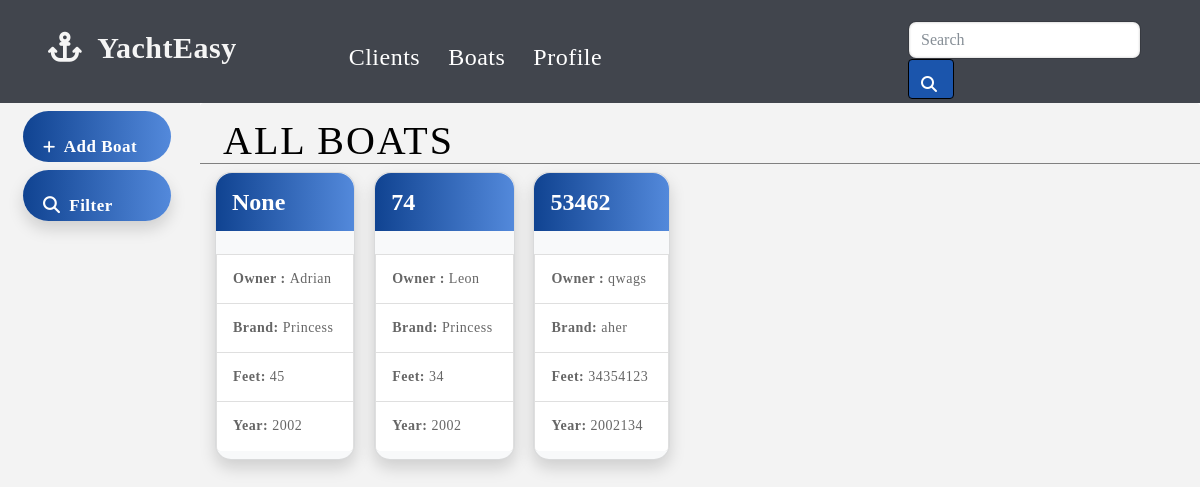
The page /Leon/boats_home on the database as committed earlier.
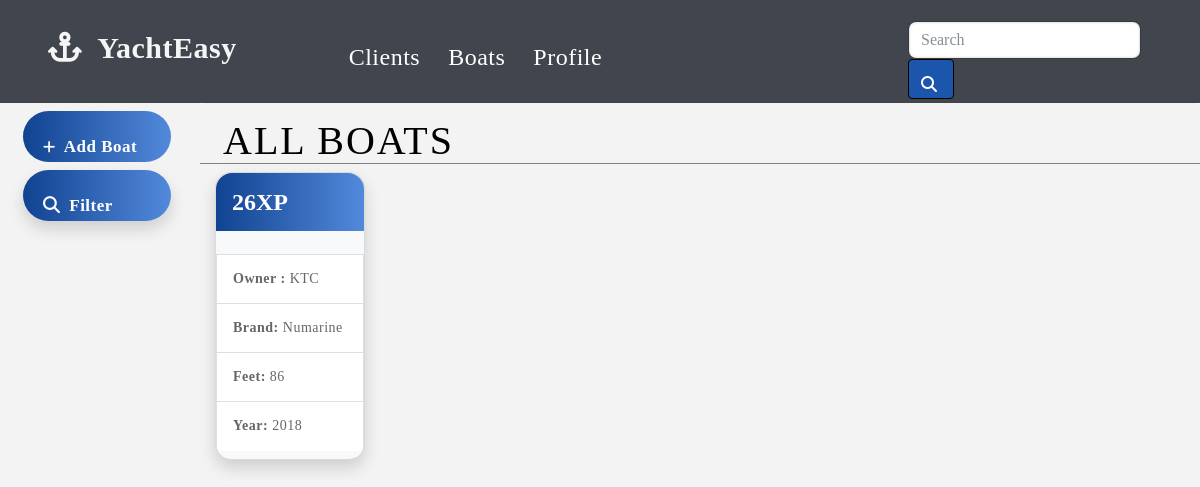
The same page on the database as committed later.
### boats/models.py (models this page shows, shortened)
class Boat(models.Model):
    user = models.ForeignKey(User, on_delete= models.CASCADE, )
    owner = models.CharField(max_length = 200, null = True)
    brand = models.CharField(max_length= 200, null = True)
    model = models.CharField(max_length = 200, null = True, )
    size = models.IntegerField( null = True)
    year = models.IntegerField(null= True)
    engine = models.CharField(max_length= 200, null = True)
    engine_hours = models.IntegerField( null = True)
    equipment = models.CharField(max_length= 1000, null = True)
    price = models.CharField(max_length=200, null = True)
    location = models.CharField(max_length= 200, null = True)
    photo = CloudinaryField(folder = 'boats', null = True)
    description = models.CharField(max_length=2000, null = True)

### boats/views.py (the view)
def boatsHome(request, username):
    user = User.objects.get(username = username)
    boats = Boat.objects.filter(user = user)
    return render(request, 'boats.html', {'user': user, 'boats': boats,})

### templates/boats.html (shortened to what this page needs)
{% extends 'base.html' %}
{% load cloudinary %}
{% block content %}
<div class="container-fluid" >
    <div class="row">
      <div class=" col-12 col-lg-2  pb-0  pr-2 left-side buttonsContainerBoats " style = " border: 0px solid white;background-color: rgb(243, 243, 243);">
        <a href="{% url 'addBoat' user.username %} " class="btn clientsBtn btn-animation-1  mt-2 col-4 col-lg-10 ml-2 font-weight-bold" style = " border:0px solid black !important;; font-size: 17px "> <span style = "font-size : 14px">  <i class="fas fa-plus mr-1" id ="plusIcon" > </i> </span>  Add Boat</a>
          <a href="{% url 'filterBoats' user.username %} " class="btn clientsBtn btn-animation-1 mt-2 col-4 col-lg-10 ml-2 shadow font-weight-bold justify-content-center" style = "border:0px solid black !important; font-size: 17px;font-size: 17px "> <i class="fas fa-search mr-1"></i> Filter </a>
        </div>
      <div class = "  col-12 col-lg-10 pt-0 pr-0 pl-0  rounded" id = "clientsDiv" style = "min-height: 1000px;background-color: rgb(243, 243, 243);">
        <div class= "container-fluid mb-2" style = "border-bottom: 1px solid grey">
        <div class= "row  col-12 mt-3 mb-0" >
          <h1 id = "clientsH1" class= " ml-2 d-inline-flex  justify-content-center" style = "color:#000000; letter-spacing: 2px; border-radius: 12px;"> ALL BOATS  </h1>
        </div>
        </div>
            {% if boats %}
            {% for boat in boats %}
                <div id = "boat-card" class="card justify-content-center shadow d-inline-block  mb-3 pb-2 bg-light " style = "border-radius: 16px !important; ">
                  <div class="card-body p-0 ">
                    <div class = "w-100 py-3 pl-3 m-0 " style = "background-image: linear-gradient(to right,#104391, #5389db) !important; border-top-right-radius: 16px; border-top-left-radius: 16px">
                      <h4 class="card-title  ml-2 mt-1 my-lg-0 ml-lg-0 " > {{boat.model }} </h4>
                    </div>
                    {% if boat.photo %}
                    <div >
                    </div>
                    {% endif %}
                      <li class="list-group-item pl-4 pl-lg-3"><p class="card-text "> <b> Owner : </b>{{boat.owner}} </p></li>
                      <li class= "list-group-item pl-4 pl-lg-3"><p class= "card-text  "> <b> Brand: </b>{{ boat.brand }}</p></li>
                      <li class= "list-group-item pl-4 pl-lg-3 "><p class= "card-text  "> <b> Feet:  </b>{{ boat.size }}</p></li>
                      <li class= "list-group-item pl-4 pl-lg-3 mb-0 pb-0" style = "border-bottom-width: 0px !important"><p class= "card-text  "> <b> Year: </b>{{ boat.year }}</p></li>
                  </div>
                </div>
          {% endfor %}
          {% endif %}
      </div>
    </div>
  </div>
{% endblock %}

### templates/base.html (shortened to what this page needs)
<!DOCTYPE html>
<html lang="en">
  <head>
    <link
      rel="stylesheet"
      href="https://stackpath.bootstrapcdn.com/bootstrap/4.3.1/css/bootstrap.min.css"
    />
      <link rel="stylesheet" type="text/css" href="vendor/bootstrap/css/bootstrap.min.css">
      <link rel="stylesheet" type="text/css" href="fonts/font-awesome-4.7.0/css/font-awesome.min.css">
      <link rel="stylesheet" type="text/css" href="vendor/animate/animate.css">
      <link rel="stylesheet" type="text/css" href="vendor/css-hamburgers/hamburgers.min.css">
      <link rel="stylesheet" type="text/css" href="vendor/select2/select2.min.css">
      <link rel="stylesheet" type="text/css" href="css/util.css">
      <link rel="stylesheet" type="text/css" href="css/main.css">
    <link rel="stylesheet" type="text/css" href="style.css">
  </head>
  {% load cloudinary %}
  <body class = "mb-0 pb-0 pt-0 pl-0 pr-0" id = "body" style = "background-color: #ffffffd0; font-family: candara;  ">
    <div class = "sticky-top">
    <nav class="navbar  navbar-expand-lg navbar-dark pt-3 pb-0" style = "background-color: #41454d; padding-right: 12px; color: white !important">
      <a class="navbar-brand   rounded font-weight-bold mb-4 ml-3 mr-5 " style = "font-size:30px; color:whitesmoke!important;  ; letter-spacing: 0.5px;" href="{%url 'home' %}" ><div class="py-1 px-3"><i class="fas fa-anchor brandIcon mr-2 mb-0"></i> YachtEasy  </div></a>
      <div class="collapse navbar-collapse ml-5" id="navbarSupportedContent" style = "color:white">
        <ul class="navbar-nav mr-auto" >
          <li class="nav-item active mb-1 pl-0">
            <a class="nav-link pl-0" href="{%url 'home' %}"> Clients <span class="sr-only">(current)</span></a>
          </li>
          <li class="nav-item mb-1">
            <a class="nav-link" href = "{% url 'boatsHome' user.username %}"> Boats </a>
          </li>
          <li class="nav-item mb-1">
            <a class="nav-link" href = "{%url 'profile' user.username %}" > Profile </a>
          </li>
        </ul>
        {% if boats %}
        <form action = "{% url 'filterBoats2' user.username %}" class="form-inline my-2 mr-0 my-lg-0" method = "POST">
          <input class="form-control mr-2 col-8 col-lg-10 searchInput" type="text" name = "model" placeholder="Search" style = "box-shadow: inset 0px 0px 2px 1px hsla(0, 0%, 0%, 0.12); border-radius: 8px;" aria-label="Search">
          <button class="btn searchBtn font-weight-bold my-2 my-sm-0" style = "height:2.5em; color:white; background-color: #1b55ac  ; border-color: black;" type="submit"> <i class="fas fa-search searchIcon mt-2"></i> </button>
        </form>
      </div>
        {% endif %}
    </nav>
  </div>
          {% block content %}
          {% endblock %}
  </body>
</html>

### templates/addClient/css/main.css (style rules this page uses)
* { margin: 0px; padding: 0px; box-sizing: border-box; }
body, html { height: 100%; font-family: Poppins-Regular, sans-serif; }
a { font-family: Poppins-Regular; font-size: 14px; line-height: 1.7; color: #666666; margin: 0px; transition: all 0.4s; -webkit-transition: all 0.4s; -o-transition: all 0.4s; -moz-transition: all 0.4s; }
h1,h2,h3,h4,h5,h6 { margin: 0px; }
p { font-family: Poppins-Regular; font-size: 14px; line-height: 1.7; color: #666666; margin: 0px; }
ul, li { margin: 0px; list-style-type: none; }
input { outline: none; border: none; }
button { outline: none !important; border: none; background: transparent; }

### templates/base.html (style rules this page uses)
.btn:link, .btn:visited { color: white; height: 3em; position:relative; top:0; left:0; padding:10px 20px; border-radius:100px; display:inline-block; transition: all .5s; }
.btn::after { content:""; text-decoration: none; text-transform:uppercase; width:100%; height:100%; top:0; left:0; border-radius:100px; display:inline-block; z-index:-1; transition: all .5s; }
*, *:before, *:after { box-sizing: border-box; }
body { padding: 1em; font-family: 'Open Sans', 'Helvetica Neue', Helvetica, Arial, sans-serif; font-size: 15px; color: #ffffff; background-color: #ffffff; }
h4 { color: #7ed321; }
input, input[type="radio"] + label, input[type="checkbox"] + label:before, select option, select { width: 100%; padding: 1em; line-height: 1.4; background-color: #f9f9f9; border: 1px solid #e5e5e5; border-radius: 3px; -webkit-transition: 0.35s ease-in-out; -moz-transition: 0.35s ease-in-out; -o-transition: 0.35s ease-in-out; transition: 0.35s ease-in-out; transition: all 0.35s ease-in-out; }
.row { zoom: 1; }
.row:before, .row:after { content: ""; display: table; }
.row:after { clear: both; }
#boat-card { color: black; margin-left: 15px !important; }
#boat-card .card-title { color: rgb(255, 255, 255); font-weight: bold; }
.list-group-item { min-height: 50px; }
.nav-link { font-size:1.6em !important; color: white !important; margin-right: 12px !important; transition-duration: 0.35s; }
a { color: white !important; letter-spacing: 0.5px ; }
.list-group-item { font-size : 17px; letter-spacing: 0.5px; }
input { border: 1px solid grey }
.clientsBtn { background-image: linear-gradient(to right,#104391, #5389db) ; padding-top: auto !important; padding-bottom: auto !important; }
input { box-shadow: inset 0px 0px 2px 1px hsla(0, 0%, 0%, 0.12); border-radius: 12px; }

Rows that differ between the two databases and show on the page:
removed Boat: model "None", owner "Adrian", brand "Princess", size "45", year "2002"
removed Boat: model "74", owner "Leon", brand "Princess", size "34", year "2002"
removed Boat: model "53462", owner "qwags", brand "aher", size "34354123", year "2002134"
added Boat: model "26XP", owner "KTC", brand "Numarine", size "86", year "2018"
